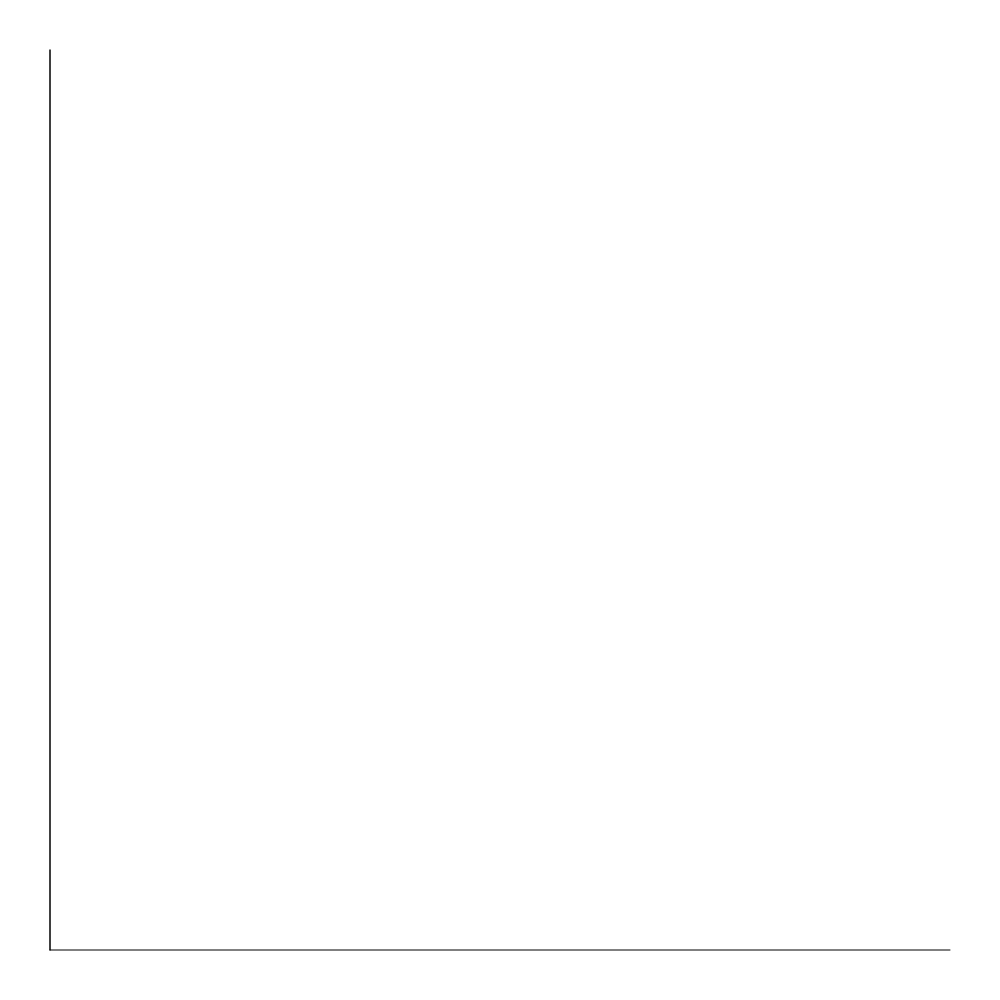
Frame 1 (no input)
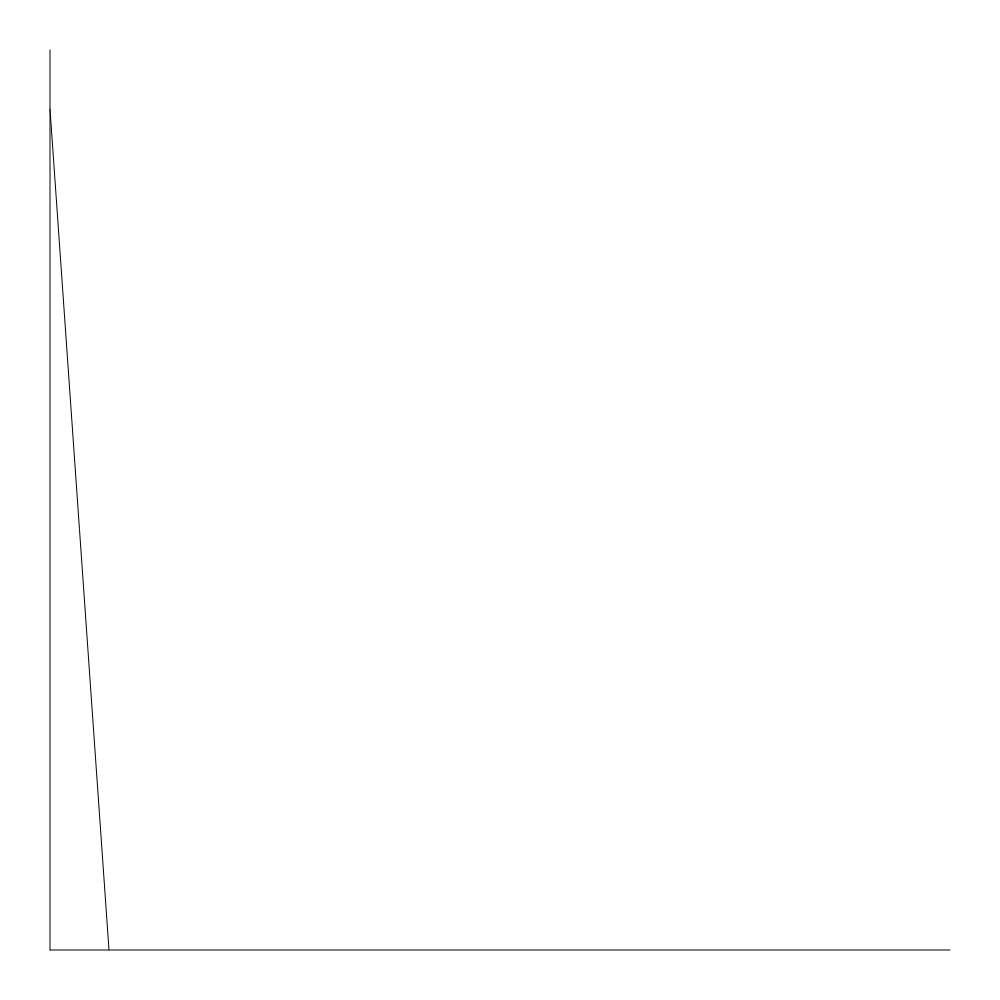
Frame 60 (no input)
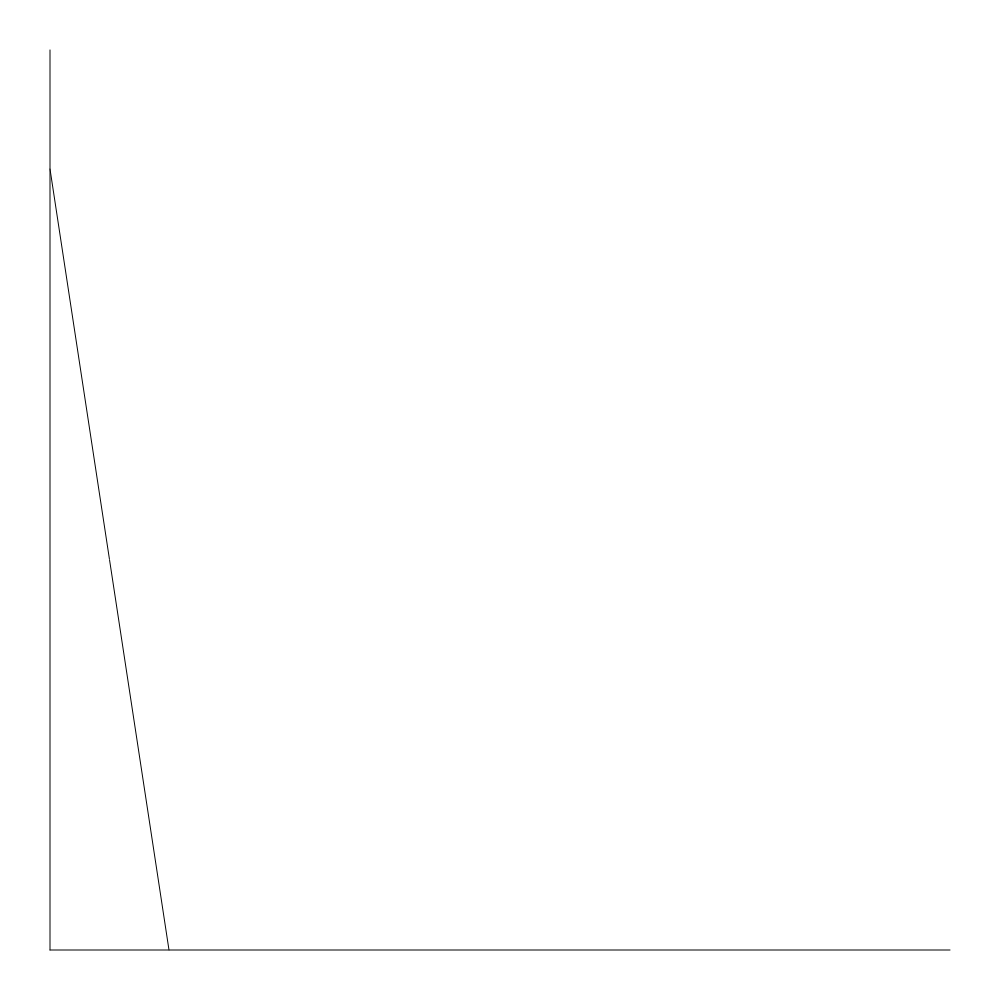
Frame 120 (the mouse pressed at the canvas centre since frame 60)

The p5.js sketch that drew these frames (run headless with seeded random() and noise() and a simulated clock; from frame 60 on, the mouse is pressed at the canvas centre):

// p5.js sketch
// ── sketch.js
let i = 50;
function setup() {
  createCanvas(1000, 1000);
  }
  
function draw(){
  background(255);
  line(50,50,50,950);
  line(50,950,950,950);
  if(i === 950){
    i = 50;
  }
  line(50, i, i, 950);
  i++;
}
